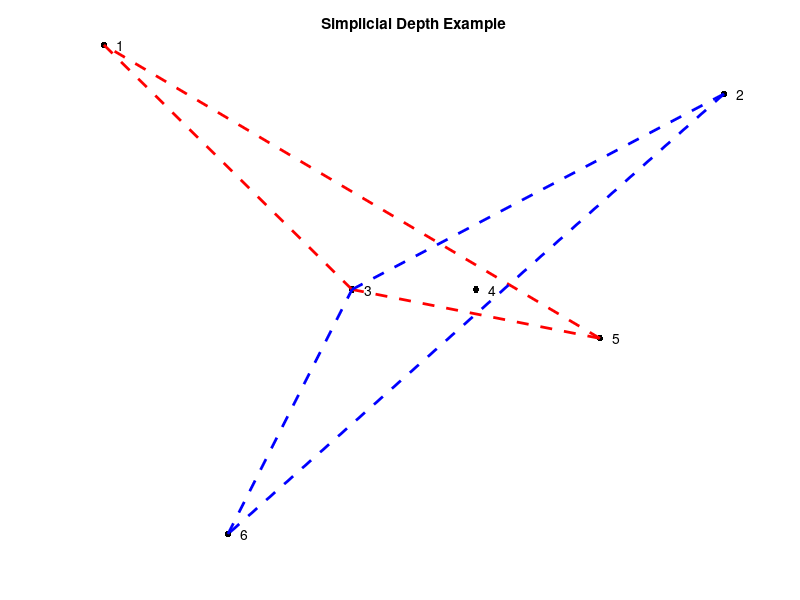

MATLAB code for this plot:
% ---------------------------------------------------------------------
% Book:         MVA
% ---------------------------------------------------------------------
% Quantlet:     MVAsimdep1
% ---------------------------------------------------------------------
% Description:  MVAsimdep1 illustrates simplicial depth. 
% ---------------------------------------------------------------------
% Usage:        MVAsimdep1
% ---------------------------------------------------------------------
% Inputs:       none
% ---------------------------------------------------------------------
% Output:       Simplicial depth.
% ---------------------------------------------------------------------
% Example:      
% ---------------------------------------------------------------------
% Author:       Wolfgang Haerdle, Vladimir Georgescu, Song Song
% ---------------------------------------------------------------------

t=[1:6]';
a=[10 0 5 5 4 9]'
x1=[t,a];

axis off
hold on

text(x1(1,1)+0.1,x1(1,2),'1')
plot(x1(1,1),x1(1,2),'.','Color','k','MarkerSize',15)
text(x1(2,1)+0.1,x1(2,2),'6')
plot(x1(2,1),x1(2,2),'.','Color','k','MarkerSize',15)
text(x1(3,1)+0.1,x1(3,2),'3')
plot(x1(3,1),x1(3,2),'.','Color','k','MarkerSize',15)
text(x1(4,1)+0.1,x1(4,2),'4')
plot(x1(4,1),x1(4,2),'.','Color','k','MarkerSize',15)
text(x1(5,1)+0.1,x1(5,2),'5')
plot(x1(5,1),x1(5,2),'.','Color','k','MarkerSize',15)
text(x1(6,1)+0.1,x1(6,2),'2')
plot(x1(6,1),x1(6,2),'.','Color','k','MarkerSize',15)

line([x1(1,1) x1(3,1)],[x1(1,2) x1(3,2)],'Color','r','LineWidth',2,'LineStyle','--')
line([x1(3,1) x1(5,1)],[x1(3,2) x1(5,2)],'Color','r','LineWidth',2,'LineStyle','--')
line([x1(5,1) x1(1,1)],[x1(5,2) x1(1,2)],'Color','r','LineWidth',2,'LineStyle','--')
line([x1(2,1) x1(3,1)],[x1(2,2) x1(3,2)],'Color','b','LineWidth',2,'LineStyle','--')
line([x1(3,1) x1(6,1)],[x1(3,2) x1(6,2)],'Color','b','LineWidth',2,'LineStyle','--')
line([x1(6,1) x1(2,1)],[x1(6,2) x1(2,2)],'Color','b','LineWidth',2,'LineStyle','--')
title('Simplicial Depth Example')
hold off


